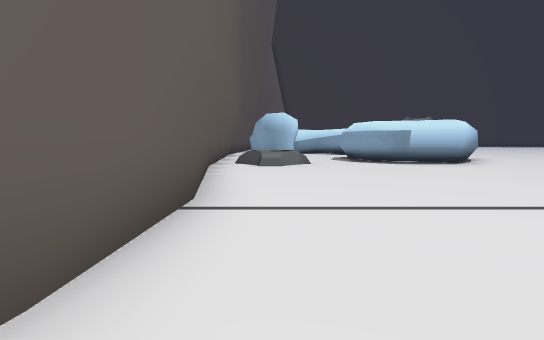
[1] (above)

24 first-person views from a walk through a Unity game level. The camera is 1.3 m above the floor, tilts 6° down and sees 90° across. The floor is counted in squares, 2 m on a side. Each view is taken from the middle of a square. On the plan, view 1 faces up. The plan holds only what a view shows up to about 9 squares ahead; the rest is blank. The place goes on beyond the plan. The player character is not drawn. Some animated figures are left out.

[2]
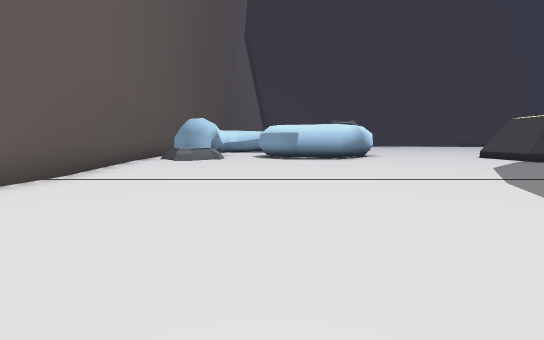

[3]
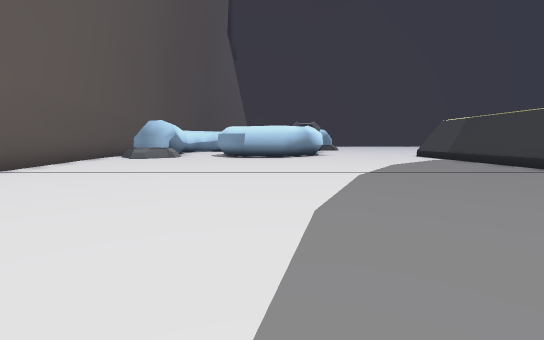

[4]
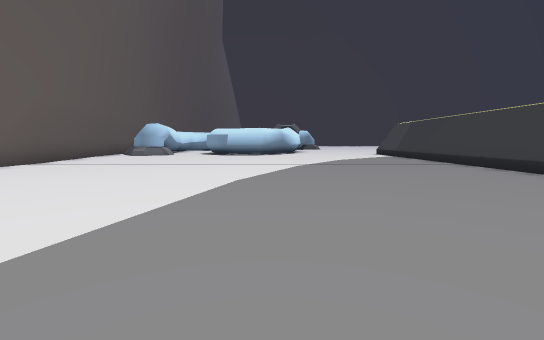

[5]
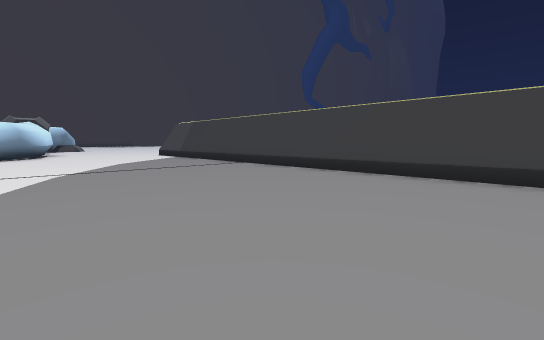

[6]
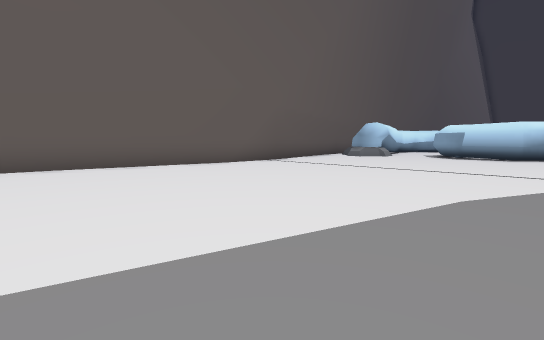

[7]
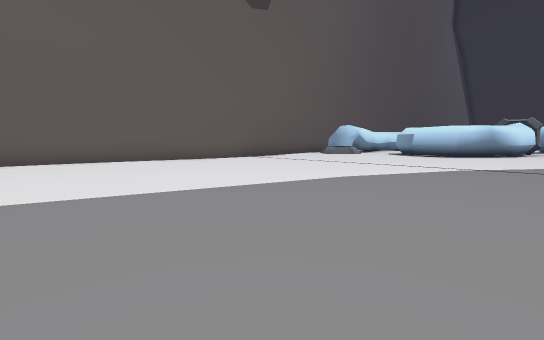

[8]
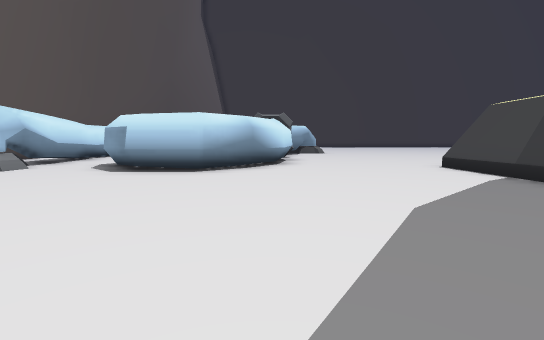

[9]
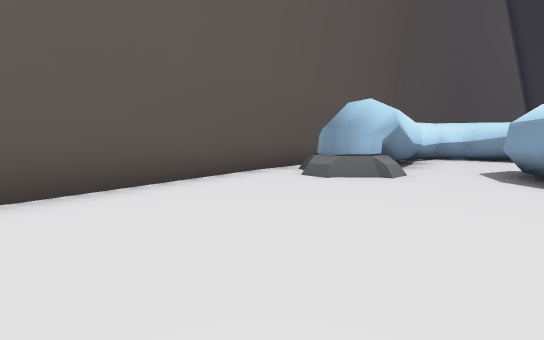

[10]
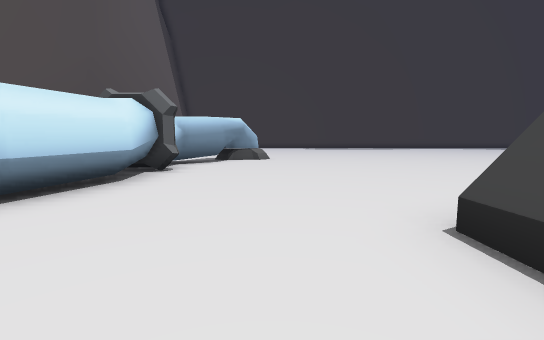

[11]
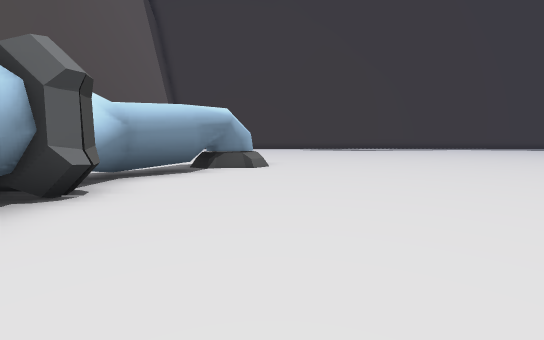

[12]
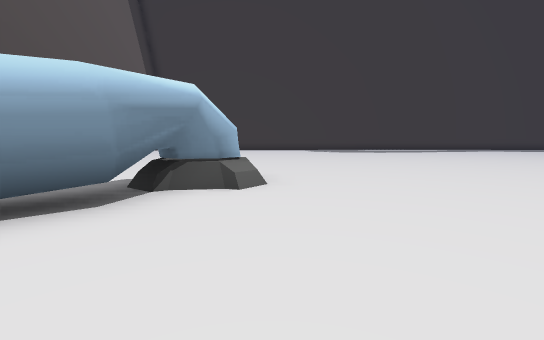

[13]
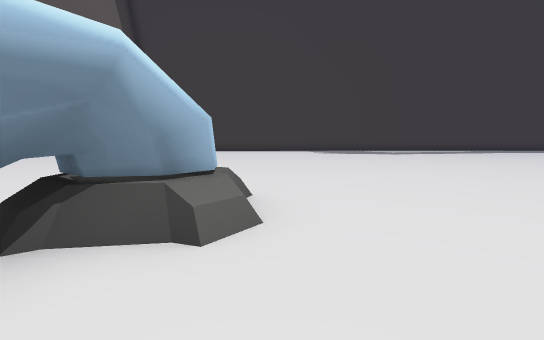

[14]
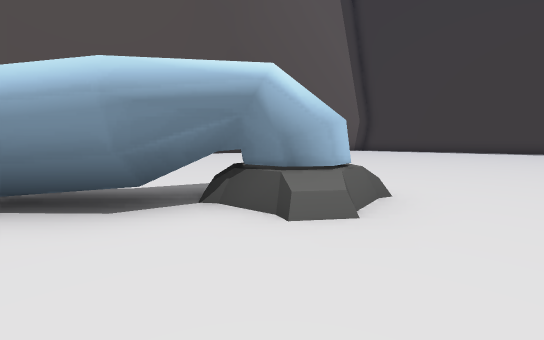

[15]
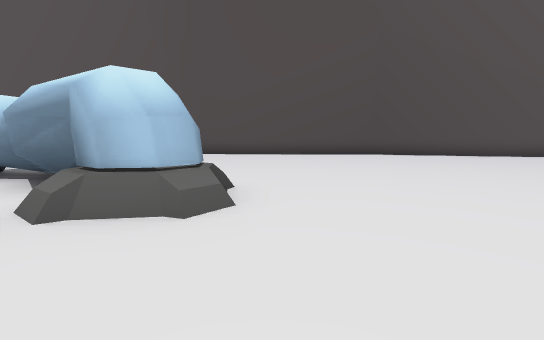

[16]
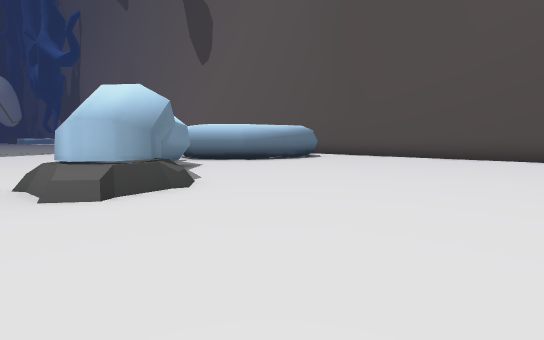

[17]
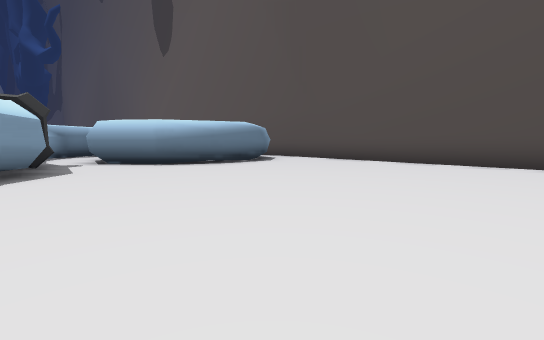

[18]
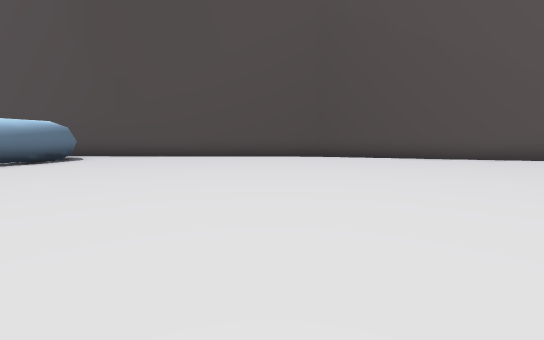

[19]
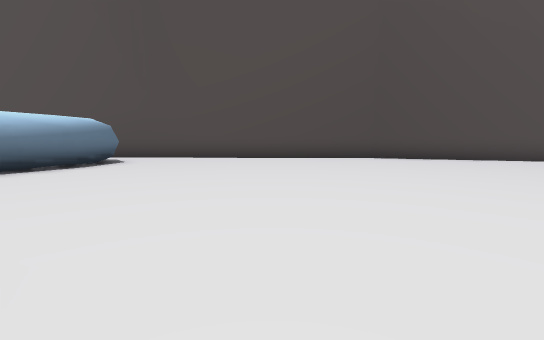

[20]
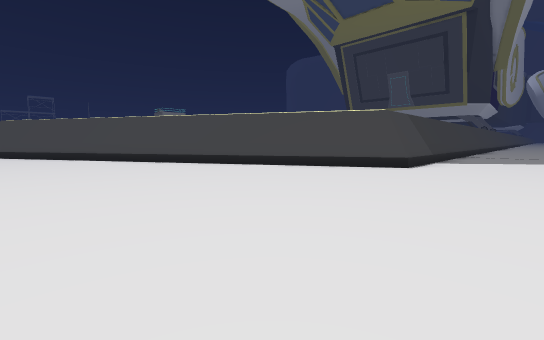

[21]
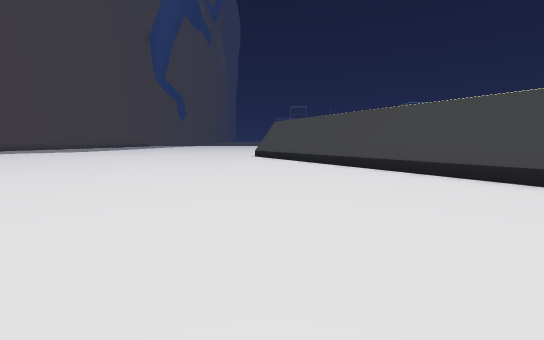

[22]
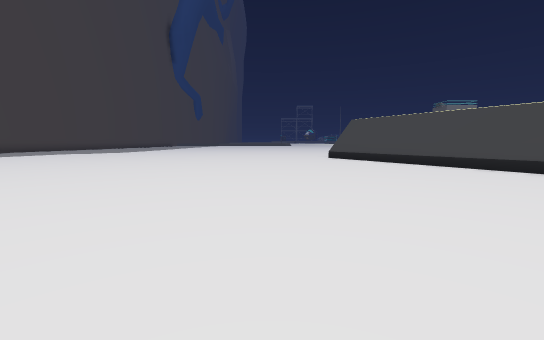

[23]
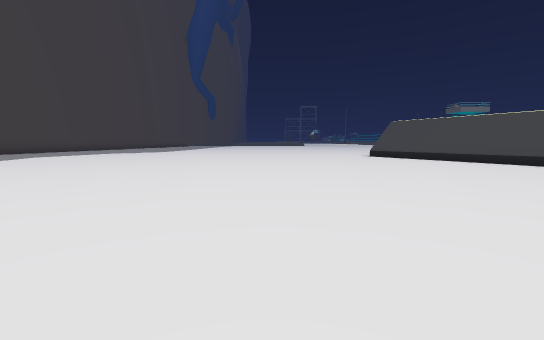

[24]
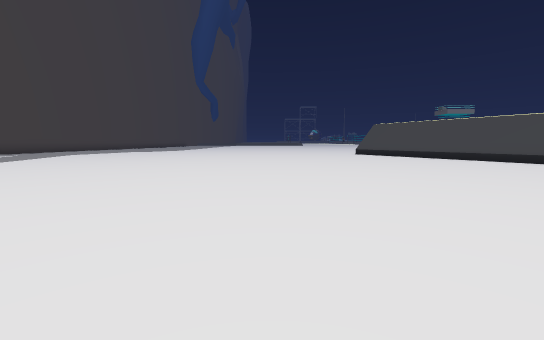

### Floor plan
Key: @ floor where view 1 was taken; # wall or solid block; . main floor; : floor 0.5 m higher than the main floor; / step, stairs or slope; T thing the floor can be seen under or through.
Columns run from 2 left of view 1 to 23 right of it. Each row starts with its distance up from view 1.
 31    #
 30    ..
 29   #...               ....
 28   #....             ......
 27   ......    ..     .......
 26   .......  ...    ........
 25   ............   .........
 24   ........................
 23   ........................
 22 #.........................
 21 #.........................
 20 #.........................
 19 #.........................
 18 #........./#..............
 17  .........T#..............
 16   .......TT...............
 15    ###...TT.............##
 14   ##.##..#............###
 13   #.. ####...........##
 12   #..  ###.........###
 11   #..    #.......###
 10   #..#   #.....###
  9  ##..## ##....##
  8 ###:..###.....#
  7 #./...........#
  6 #.............#
  5 #.............#
  4 ##............#
  3  #............#
  2  #............#
  1 ##............#
  0 #.@...........#
 -1 #.............#
 -2 #.............#
 -3 #.............#
 -4 #.............#
 -5 #..........

Where each view was taken, in squares from view 1:
view 1: 0 up, 0 right, facing up
view 2: 2 down, 3 right, facing up
view 3: 3 down, 5 right, facing up
view 4: 5 down, 6 right, facing up
view 5: 4 down, 6 right, facing up-right
view 6: 4 down, 6 right, facing up-left
view 7: 5 down, 8 right, facing up-left
view 8: 2 up, 7 right, facing up
view 9: 3 up, 3 right, facing up-left
view 10: 7 up, 10 right, facing up
view 11: 10 up, 10 right, facing up
view 12: 13 up, 10 right, facing up
view 13: 15 up, 10 right, facing up
view 14: 15 up, 11 right, facing up-left
view 15: 19 up, 12 right, facing left
view 16: 22 up, 10 right, facing down-left
view 17: 22 up, 7 right, facing down-left
view 18: 22 up, 10 right, facing left
view 19: 20 up, 9 right, facing left
view 20: 16 up, 9 right, facing down-right
view 21: 16 up, 13 right, facing right
view 22: 19 up, 14 right, facing right
view 23: 21 up, 13 right, facing right
view 24: 21 up, 11 right, facing right
